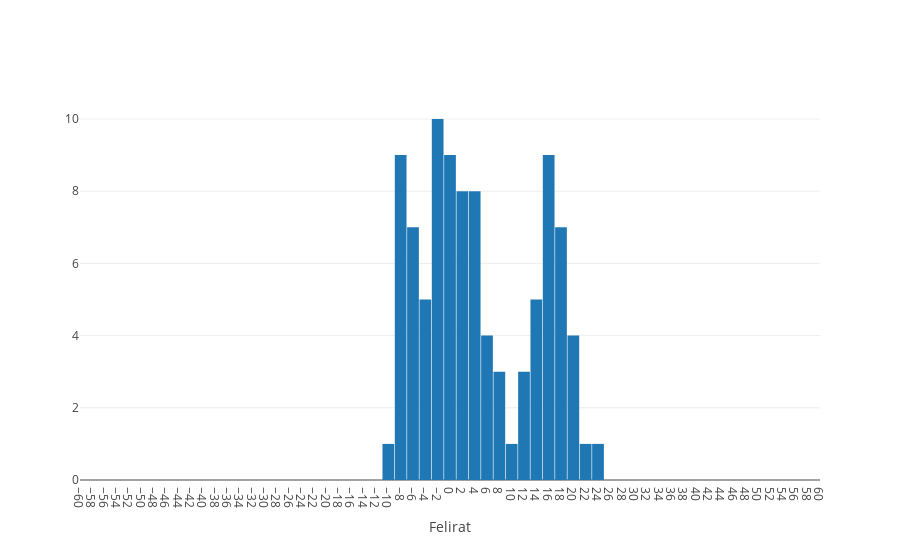

Source (notebook cell):
### Markdown cell above
# Hiba

### Code cell
iplt(tk.calc_error_Kiewitt(GRSA[42:runNb],rhoAA[42:runNb],CapacityA[42:runNb],refxlin*1e-6,ef(refxlin,params[0],params[1]),runNb=42,detailOn=False))
